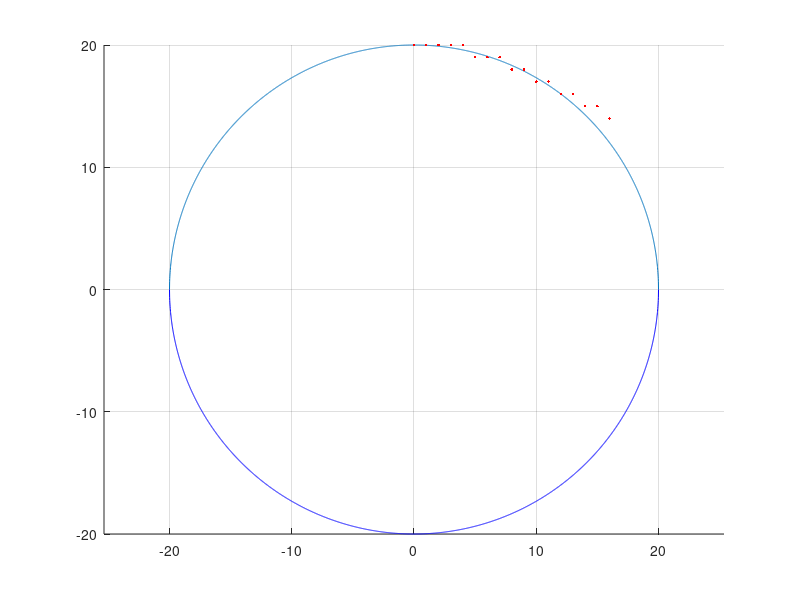

Write the MATLAB code that produced this figure.
r=20;
hold on;
grid on;
axis equal;
x = -r:0.01:r; 
y = sqrt(r^2-x.^2); 
plot(x,y,x,-y,'b-');
x=0;y=r;d=1.25-r;

plot(x,y,'r.');
while x<=y;
    if d<0;
        d=d+2*x+3;
    else
       d=2*(x-y)+5;y=y-1;
    end
    x=x+1;
   plot(x,y,'r.');
end